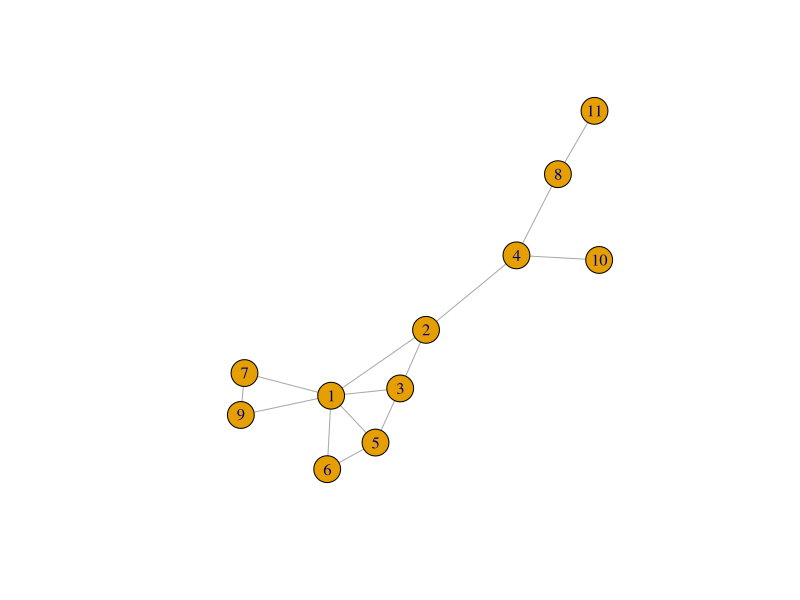

Reproduce this figure in R.
# Example implementation of Havel-Hakimi algorithm
# Based on Pseudo-code from "Graph Theory and its applications", 3rd ed., J.L. Gross, J. Yellen, M. Anderson, Ed. CRC
# The code is my own, and any error is my mistake.

library(igraph) # here only for sample_degseq()

graphic_sequence <- function(my_seq, verbose = FALSE) {
    my_seq <- my_seq[order(my_seq, decreasing = TRUE)]
    if(verbose) print(paste("<", paste(my_seq, collapse=","), ">, 
                            |V|=", length(my_seq)))
    d1 <- my_seq[1]
    if ((d1 >= length(my_seq)) || any(my_seq == -1)) {
        if(verbose) {
            message("False")
            message(my_seq)
        }
        return(FALSE)
    }
        
    if(my_seq[1] == 0) {
        if(verbose) message(my_seq)
        return(TRUE)
    }
    
    new_seq <- my_seq[2:length(my_seq)]
    new_seq[1:my_seq[1]] <- new_seq[1:my_seq[1]]-1
    if(verbose) message(new_seq)
    graphic_sequence(new_seq, verbose)
}

# Testing it:
test_degrees_seq <- c(6,3,3,3,3,2,2,2,2,1,1) # Example from Wikipedia
graphic_sequence(test_degrees_seq, verbose = TRUE) # should return TRUE, as the sequence is "graphic"

# Plotting
# Supposing the sequence is OK, this function from the igraph library is handy:
plot(sample_degseq(test_degrees_seq, method="vl")) 

test_degrees_seq <- c(6,6,5,3,4,4)
graphic_sequence(test_degrees_seq, verbose = TRUE) # should return FALSE, not enough vertices for the sequence
test_degrees_seq <- c(6,6,6,6,4,4,3)
graphic_sequence(test_degrees_seq) # should return FALSE, odd total for degrees
